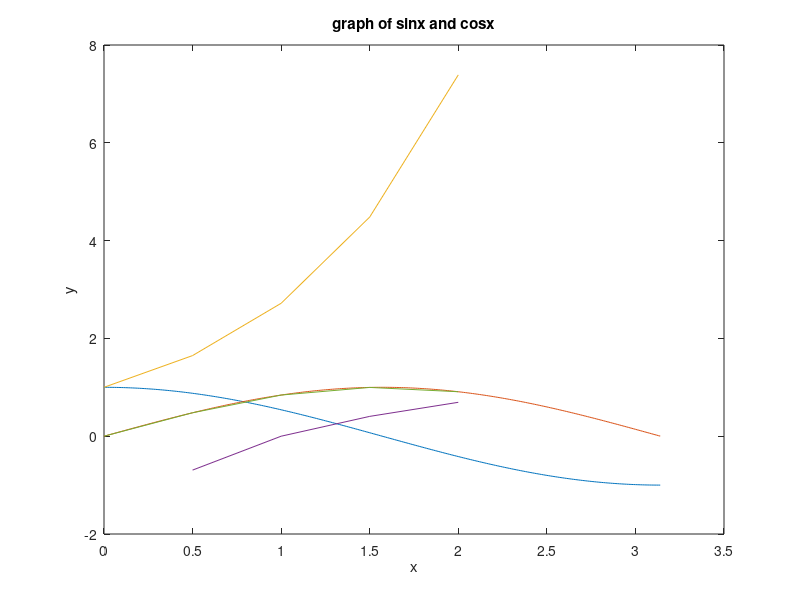

Source code (MATLAB): (Note: this script raises an error after producing the figure.)
%% plot sinx and cosx

x=0:0.01:pi;
y1=cos(x);
y2=sin(x);
plot(x,y1)
hold on
plot(x,y2)
xlabel('x')
ylabel('y')
title('graph of sinx and cosx')

%% 
n=input('enter a positive integer: ');
while n<=0
    disp('invalid value, please input a positive integer')
    n=input('enter a positive integer: ');
end
disp('choose an option: ' )
disp('1: the sum from 1 to n ')
disp('2: factorial of n')
disp('3: even numbers from 1 to n')
choice=input('enter your choice 1, 2, and 3: ');
sum=0;
factorial=1;
switch choice
    case 1
        for i=1:n
            sum=sum+i;
        end
        fprintf('the sum from 1 to n is: %d\n',sum)
    case 2
        for i=1:n
            factorial=factorial*i;
        end
        fprintf('the factorial of n is: %d\n',factorial)
    case 3
        disp('even numbers are: ')
        for i=1:n
            if mod(i,2)==0
                fprintf('%d ',i)
            end

        end
        fprintf('\n')
    otherwise
        disp('invalid choice')
end

%% operation in random matrix

A=randi([1,9],1,10);
target=input('enter a target');
disp(A)
for i=1:length(A)
    if A(i)==target
        fprintf('target %d found at %d\n',target,i)
        break
    end
    if i==length(A)
        disp('target not found')
    end
end

%% plot e^x and lnx
x=0:.5:2;
y1=exp(x);
y2=log(x);
y3=sin(x);
plot(x,y1)
hold on % to "add" function, not "replace"
plot(x,y2)
plot(x,y3)
xline(0)
yline(0)
xlabel('x')
ylabel('y')
title('e^x and lnx')
gtext('e^x')
gtext('lnx')
gtext('sinx')
axis([-4 4 -4 4])
%% gemini problems 1

s=input('enter the wind speed: ');

region=menu('select the region','Atlantic','Pacific','indian');
switch region
    case 1
        if s<74
            disp('tropical Storm')
        elseif s<=95
            disp('Category 1 hurricane')
        else 
            disp('major hurricane')
        end
    case 2        
        if s<74
            disp('tropical Storm')
        elseif s<=95
            disp('Category 1 Typhoon')
        else 
            disp('major Typhoon')
        end
    case 3
        if s<74
            disp('tropical Storm')
        elseif s<=95
            disp('Category 1 Cyclone')
        else 
            disp('major Cyclone')
        end
end
%% problem 2
V=[2 5 8 11 14];
W=[0 0 0 0 0];
for i=1:length(V)
    if V(i)^2<100
    W(i)=V(i)^2;
    else 
        W(i)=0;
    end
end
disp(W)

%% problem 3
sum=0;
while sum<=100
    x=randi([1,20]);
    sum=sum+x;
end

disp(sum)

while true
    x=rand;
    if x>0.95
        disp(['number exceeded 0.95, x=',num2str(x)])
        break
    end
end


%% problem 4
x=input('enter the first guess: ');
f=@(x) x^2-2;
g=@(x) 2*x;
for i=1:5
    x=x-(f(x)/g(x));
    fprintf('x%d=%f\n',i,x)
end

%% problem 5
x=0:0.01:2*pi;
y1=sin(x);
y2=cos(x);
plot(x,y1)
hold on
p lot(x,y2)
title('sinx , cosx')
xlabel('x')
ylabel('y')
xline(0)
yline(0)
gtext('sinx')
gtext('cosx')

%% subplots 
x = 0:0.1:2*pi;

subplot(2,1,1) % (Rows, Columns, Index)
plot(x, sin(x), 'r--')
title('Sine Wave')

subplot(2,1,2)
plot(x, cos(x), 'b*')
title('Cosine Wave')

%% zeros matrix
W=zeros(1,9);
disp(W)

%% s econd problem sets by gemini 1
  T=[68 72 45 90 102 33];
  for i=1:length(T)
      if T(i)<40
          disp('Extreme')
          x=1;
      elseif T(i)>95
          disp('Extreme')
          x=2;
      else
          disp('normal')
          x=3;
      end
  switch x
      case 1
           disp('Danger: freeze')
      case 2
          disp('Danger: heat')
  end


  end
  %% problem 2
x=2;
i=0;
while true
    x=1/2*(x+2/x);
    difference=abs(sqrt(2)-x);
    if difference<10^(-6)
        fprintf('the value reached to acceptable value in %d steps: %f\n',i,x)
        break
    end
    i=i+1;
end
%% problem 3
M=zeros(5,5);
for i=1:5
    for j=1:5
        if i==j
            M(i,j)=i^2;
        elseif i>j
            M(i,j)=-1;
        else
            M(i,j)=0;
        end
    end
end
k=0;
for i=1:5
    for j=1:5
        if M(i,j)==-1
            k=k+1;
        end
    end
end
disp(M)
disp(k)

%% problem 4
f=@(x) x^3-x-1;
g=@(x) 3*x^2-1;
x=input('enter a first guess; ');
for i=1:20
    x=x-f(x)/g(x);
    disp(x)
    if abs(g(x))<0.001
        disp('derivative too small')
        break
    end
end
disp(x)

%% Problem 5
t=0:0.01:10;
y1=exp(-.5*t).*sin(2*t);
y2=exp(-.5*t).*cos(2*t);

subplot(2,2,1)
plot(t,y1)
title('damped sine')
xlabel('t')
ylabel('y')

subplot(2,2,2)
plot(t,y2)
title('damped cosine')
xlabel('t')
ylabel('y')

subplot(2,2,3)
plot(y1,y2)
title('phase portrait')
xlabel('sin component')
ylabel('cos component')

subplot(2,2,4)
hist(randn(1000,1))
title('random normal distribution')
%%
disp(rand(1,5))
%%
x=randi([1,9],1,8);
disp(x)

%% Taylor series approximation cos
clear 
clc
x=input('enter x-value: ');
k=1;
exact=cos(x);
disp(exact)
sum_val=1;
while abs(exact-sum_val)>0.0001
sum_val=sum_val+((-1).^k)*((x).^(2*k))/factorial(2*k);

k=k+1;
end
k=k-1;
fprintf('the approximated cos(%d)=%f\n',x,sum_val)
fprintf('the actual value is %f, took %d terms\n',exact,k)

%% Taylor series cos approximation
sum=1;
x=input('enter x value: ');
for k=1:10
    sum=sum+(((-1)^k)*x.^(2*k))/factorial(2*k);
end
disp(sum)
disp(cos(x))

%%
clear
clc

x = input('enter x-value: ');
x = x(1);   % force scalar

k = 1;
exact = cos(x);
disp(exact)

sum_val = 1;

while abs(exact - sum_val) > 0.01
    sum_val = sum_val + (-1)^k * (x)^(2*k) / factorial(2*k);
    k = k + 1;
end

k = k - 1;

fprintf('the approximated cos(%f) = %f\n', x, sum_val)
fprintf('the actual value is %f, took %d terms\n', exact, k)

%% 
clear
clc
f=@(x) 3*(x-5)^3+5*(x-5)^2-4*(x-5)+2;
g=@(x) x^2/24;
interval=input('enter the interval');
a=interval(1);
b=interval(2);
sum=0;
n=1;
while true
for i=1:n
    sum=0;
    sum=sum+(b-a)/n*(abs(f(i)-g(i)));
end
if abs(3/4*b^4-40/3*b^2+171/2*b^2-228*b-1/72*b^3-3/4*a^4-40/3*a^2+171/2*a^2-228*a-1/72*a^3-sum)>=0.01
    fprintf('the approximation not enough at n=%d, area=%f\n',n,sum)
else 
    fprintf('enough approximation at n=%d, area=%f',n,sum)
    break
end
n=n+1;
end

%% area approximation
clear 
clc
f=@(x) x^2;
F=@(x) 1/3*x^3;
g=@(x) x;
G=@(x) 1/2*x^2;
interval=input('enter an interval');
a=interval(1);
b=interval(2);
n=1;
while true
    area=0;
    for i=1:n
        l=(b-a)/n;
        area=area+l*(g(a+i*(b-a)/n)-f(a+i*(b-a)/n));
    end
    if abs((G(b)-F(b))-(G(a)-F(a))-area)>=0.00001
        fprintf('not enough approximation at n=%d, area=%f\n',n,area)
    else
        fprintf('enough approximation at n=%d, area=%f\n',n,area)
        break
    end
    n=n+1;
end
disp(['the exact value is',num2str(1/6)])


%% subplot
clear 
clc
x=0:0.01:2*pi;
y1=x.^2;
y2=x;
subplot(2,2,1)
plot(x,y1)
title('y=x^2')
xlabel('x')
ylabel('y')
gtext('y=x^2')
subplot(2,2,2)
plot(x,y2)
title('y=x')
xlabel('x')
ylabel('y')
gtext('y=x')

%% plot
clear 
clc
x=0:0.01:1;
y1=x.^2;
y2=x;

plot(x,y1)
title('y=x^2, y=x')
xlabel('x')
ylabel('y')
gtext('y=x^2')
hold on
plot(x,y2)
gtext('y=x')
%% zeros

A=zeros(2,3);
disp(A)



%% find targets in input vector
A=input('input with square bracket: ');
target=input('input target: ');
for i=1:length(A)
    if target==A(i)
        fprintf('target %d found at %d\n',i,A(i))
    end
end
